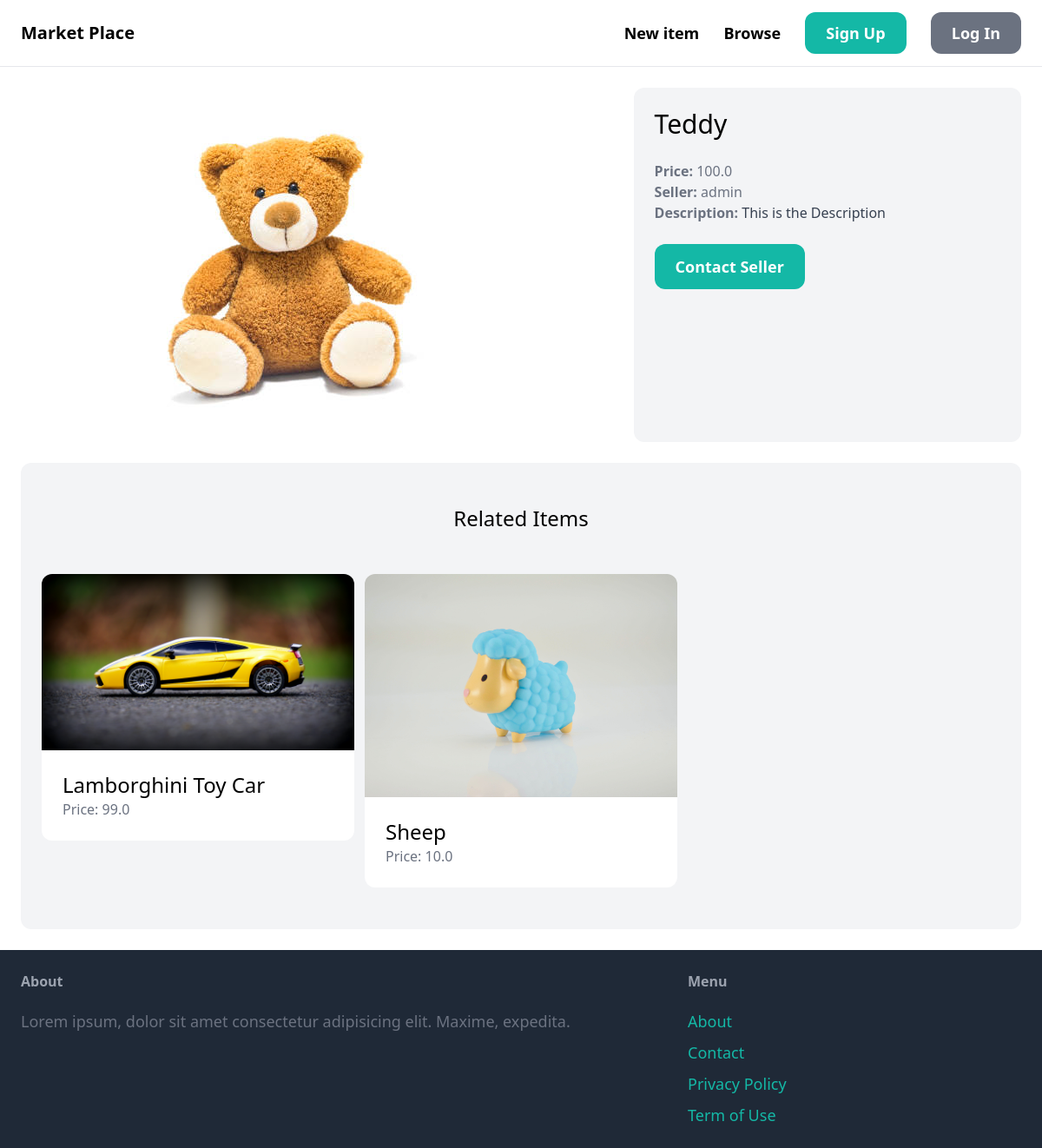
Page /items/1/ on the committed database.
### item/models.py (models this page shows, shortened)
class Item(models.Model):
    category = models.ForeignKey(Category, related_name='items', on_delete=models.CASCADE)
    name = models.CharField(max_length=255)
    description = models.TextField(blank=True, null=True)
    price = models.FloatField()
    image = models.ImageField(upload_to='item_images', blank=True, null=True)
    is_sold = models.BooleanField(default=False)
    created_by = models.ForeignKey(User, related_name='items', on_delete=models.CASCADE)
    created_at = models.DateTimeField(auto_now_add=True)

### item/views.py (the view)
# urls.py: path("<int:pk>/", views.detail, name="detail"),
def detail(request, pk):
    item = get_object_or_404(Item, pk=pk)
    related_items = Item.objects.filter(
        category=item.category, is_sold=False).exclude(pk=pk)
    return render(request, 'item/detail.html', {
        'item': item,
        'related_items': related_items
    })

### item/templates/item/detail.html (shortened to what this page needs)
{% extends 'core/base.html' %}
{% block content %}
<div class="grid grid-cols-5 gap-6">
  <div class="col-span-3">
    <img src="{{ item.image.url }}" class="rounded-xl" />
  </div>
  <div class="col-span-2 p-6 bg-gray-100 rounded-xl">
    <h1 class="mb-6 text-3xl">{{ item.name }}</h1>
    <p class="text-gray-500"><strong>Price: </strong>{{ item.price }}</p>
    <p class="text-gray-500">
      <strong>Seller: </strong>{{ item.created_by.username}}
    </p>
    {% if item.description %}
    <p class="text-gray-700">
      <strong class="text-gray-500"> Description: </strong>
      {{item.description}}
    </p>
    {% endif %} {% if request.user == item.created_by %}
    <div class="mt-6 p-6 bg-white rounded-xl">
      <p>This is your item!</p>
      <a href="{% url 'item:edit' item.id %}"
        class="inline-block mt-6 px-6 py-3 text-lg font-semibold bg-teal-500 text-white rounded-xl">Edit</a>
      <a href="{% url 'item:delete' item.id%}"
        class="inline-block mt-6 px-6 py-3 text-lg font-semibold bg-red-500 text-white rounded-xl">Delete</a>
    </div>
    {% else %}
    <a href="{% url 'chat:new' item.id  %}"
      class="inline-block mt-6 px-6 py-3 text-lg font-semibold bg-teal-500 text-white rounded-xl hover:bg-teal-700">Contact
      Seller</a>
    {% endif %}
  </div>
</div>
<div class="mt-6 px-6 py-12 bg-gray-100 rounded-xl">
  <h2 class="mb-12 text-2xl text-center">Related Items</h2>
  <div class="grid grid-cols-3 gap-3">
    {% for item in related_items %}
    <div>
      <a href="{% url 'item:detail' item.id %}">
        <div>
          <img src="{{ item.image.url }}" class="rounded-t-xl" />
        </div>
        <div class="p-6 bg-white rounded-b-xl">
          <h2 class="text-2xl">{{ item.name }}</h2>
          <p class="text-gray-500">Price: {{ item.price }}</p>
        </div>
      </a>
    </div>
    {% endfor %}
  </div>
</div>
{% endblock content %}

### rows in the picture
Item: image (picture), name "Teddy", price "100.0", created_by.username "admin", description "This is the Description"
Item: image (picture), name "Lamborghini Toy Car", price "99.0"
Item: image (picture), name "Sheep", price "10.0"
